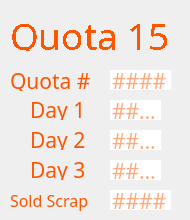
     <widget class="QWidget" name="page_15">
      <widget class="QLabel" name="label_91">
       <property name="geometry">
        <rect>
         <x>30</x>
         <y>100</y>
         <width>61</width>
         <height>20</height>
        </rect>
       </property>
       <property name="font">
        <font>
         <family>IBM 3270</family>
         <pointsize>16</pointsize>
        </font>
       </property>
       <property name="styleSheet">
        <string notr="true">color: rgb(253, 85, 0);
border: none;</string>
       </property>
       <property name="text">
        <string>Day 1</string>
       </property>
      </widget>
      <widget class="QLabel" name="label_92">
       <property name="geometry">
        <rect>
         <x>30</x>
         <y>130</y>
         <width>61</width>
         <height>20</height>
        </rect>
       </property>
       <property name="font">
        <font>
         <family>IBM 3270</family>
         <pointsize>16</pointsize>
        </font>
       </property>
       <property name="styleSheet">
        <string notr="true">color: rgb(253, 85, 0);
border: none;</string>
       </property>
       <property name="text">
        <string>Day 2</string>
       </property>
      </widget>
      <widget class="QLabel" name="label_93">
       <property name="geometry">
        <rect>
         <x>30</x>
         <y>160</y>
         <width>61</width>
         <height>20</height>
        </rect>
       </property>
       <property name="font">
        <font>
         <family>IBM 3270</family>
         <pointsize>16</pointsize>
        </font>
       </property>
       <property name="styleSheet">
        <string notr="true">color: rgb(253, 85, 0);
border: none;</string>
       </property>
       <property name="text">
        <string>Day 3</string>
       </property>
      </widget>
      <widget class="QLineEdit" name="q15d2">
       <property name="geometry">
        <rect>
         <x>110</x>
         <y>130</y>
         <width>51</width>
         <height>20</height>
        </rect>
       </property>
       <property name="font">
        <font>
         <family>IBM 3270</family>
         <pointsize>16</pointsize>
        </font>
       </property>
       <property name="styleSheet">
        <string notr="true">color: rgb(253, 85, 0);
border: none;</string>
       </property>
       <property name="maxLength">
        <number>4</number>
       </property>
       <property name="placeholderText">
        <string>####</string>
       </property>
      </widget>
      <widget class="QLineEdit" name="q15d3">
       <property name="geometry">
        <rect>
         <x>110</x>
         <y>160</y>
         <width>51</width>
         <height>20</height>
        </rect>
       </property>
       <property name="font">
        <font>
         <family>IBM 3270</family>
         <pointsize>16</pointsize>
        </font>
       </property>
       <property name="styleSheet">
        <string notr="true">color: rgb(253, 85, 0);
border: none;</string>
       </property>
       <property name="maxLength">
        <number>4</number>
       </property>
       <property name="placeholderText">
        <string>####</string>
       </property>
      </widget>
      <widget class="QLineEdit" name="q15d1">
       <property name="geometry">
        <rect>
         <x>110</x>
         <y>100</y>
         <width>51</width>
         <height>20</height>
        </rect>
       </property>
       <property name="font">
        <font>
         <family>IBM 3270</family>
         <pointsize>16</pointsize>
         <weight>50</weight>
         <bold>false</bold>
        </font>
       </property>
       <property name="styleSheet">
        <string notr="true">color: rgb(253, 85, 0);
border: none;</string>
       </property>
       <property name="inputMethodHints">
        <set>Qt::ImhNone</set>
       </property>
       <property name="text">
        <string/>
       </property>
       <property name="maxLength">
        <number>4</number>
       </property>
       <property name="readOnly">
        <bool>false</bool>
       </property>
       <property name="placeholderText">
        <string>####</string>
       </property>
      </widget>
      <widget class="QLabel" name="label_94">
       <property name="geometry">
        <rect>
         <x>10</x>
         <y>70</y>
         <width>81</width>
         <height>21</height>
        </rect>
       </property>
       <property name="font">
        <font>
         <family>IBM 3270</family>
         <pointsize>16</pointsize>
        </font>
       </property>
       <property name="styleSheet">
        <string notr="true">color: rgb(253, 85, 0);</string>
       </property>
       <property name="text">
        <string>Quota #</string>
       </property>
      </widget>
      <widget class="QLabel" name="label_95">
       <property name="geometry">
        <rect>
         <x>10</x>
         <y>10</y>
         <width>171</width>
         <height>41</height>
        </rect>
       </property>
       <property name="sizePolicy">
        <sizepolicy hsizetype="Fixed" vsizetype="Fixed">
         <horstretch>0</horstretch>
         <verstretch>0</verstretch>
        </sizepolicy>
       </property>
       <property name="font">
        <font>
         <family>IBM 3270</family>
         <pointsize>24</pointsize>
         <weight>50</weight>
         <italic>false</italic>
         <bold>false</bold>
         <stylestrategy>NoAntialias</stylestrategy>
        </font>
       </property>
       <property name="styleSheet">
        <string notr="true">font: 24pt &quot;IBM 3270&quot;;
color: rgb(253, 85, 0);</string>
       </property>
       <property name="text">
        <string>&lt;html&gt;&lt;head/&gt;&lt;body&gt;&lt;p&gt;&lt;span style=&quot; font-size:28pt;&quot;&gt;Quota 15&lt;/span&gt;&lt;/p&gt;&lt;/body&gt;&lt;/html&gt;</string>
       </property>
      </widget>
      <widget class="QLineEdit" name="q15">
       <property name="geometry">
        <rect>
         <x>110</x>
         <y>70</y>
         <width>61</width>
         <height>20</height>
        </rect>
       </property>
       <property name="font">
        <font>
         <family>IBM 3270</family>
         <pointsize>16</pointsize>
        </font>
       </property>
       <property name="styleSheet">
        <string notr="true">color: rgb(253, 85, 0);
border: none;</string>
       </property>
       <property name="text">
        <string/>
       </property>
       <property name="maxLength">
        <number>5</number>
       </property>
       <property name="readOnly">
        <bool>false</bool>
       </property>
       <property name="placeholderText">
        <string>####</string>
       </property>
      </widget>
      <widget class="QLabel" name="label_96">
       <property name="geometry">
        <rect>
         <x>10</x>
         <y>190</y>
         <width>91</width>
         <height>21</height>
        </rect>
       </property>
       <property name="font">
        <font>
         <family>IBM 3270</family>
         <pointsize>12</pointsize>
        </font>
       </property>
       <property name="styleSheet">
        <string notr="true">color: rgb(253, 85, 0);
border: none;</string>
       </property>
       <property name="text">
        <string>Sold Scrap</string>
       </property>
      </widget>
      <widget class="QLineEdit" name="q15sold">
       <property name="geometry">
        <rect>
         <x>110</x>
         <y>190</y>
         <width>61</width>
         <height>20</height>
        </rect>
       </property>
       <property name="font">
        <font>
         <family>IBM 3270</family>
         <pointsize>16</pointsize>
        </font>
       </property>
       <property name="styleSheet">
        <string notr="true">color: rgb(253, 85, 0);
border: none;</string>
       </property>
       <property name="maxLength">
        <number>5</number>
       </property>
       <property name="placeholderText">
        <string>####</string>
       </property>
      </widget>
     </widget>
